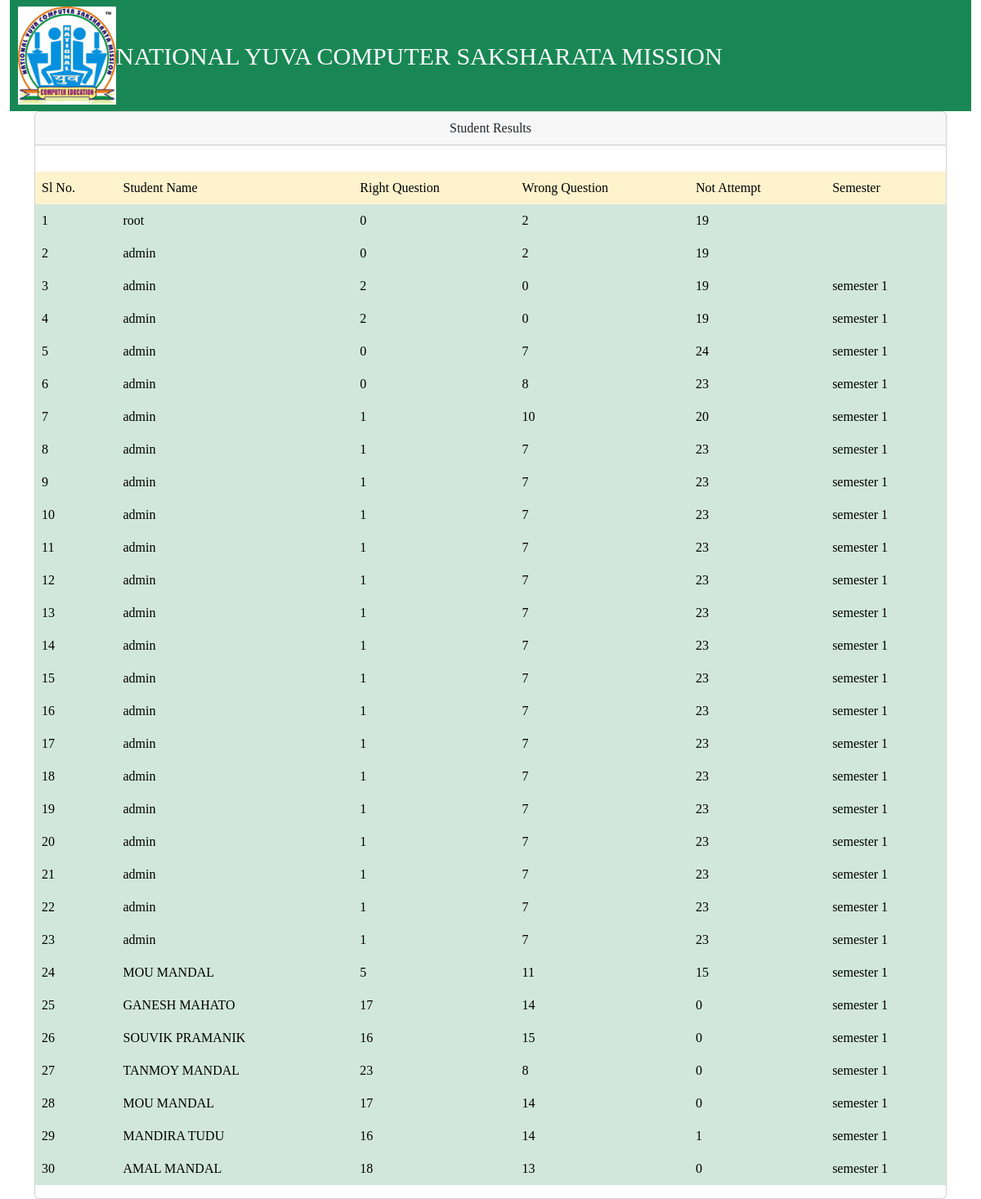
The page /admin/user_results.php on the database its author committed.
### tables this page shows
CREATE TABLE `result` (
  `id` int(11) NOT NULL,
  `user` varchar(200) NOT NULL,
  `rightis` int(11) NOT NULL,
  `worng` int(11) NOT NULL,
  `no_ans` int(11) NOT NULL,
  `sem` varchar(10) NOT NULL
);

### admin/user_results.php (the view, shortened to what this page needs)
<?php
include_once('connfig.php');
include_once('header.php');
$i = 1;
?>
<!DOCTYPE html>
<html lang="en">
<head>
</head>
<body>
	<div class="container">
		<div class="row">
			<div class="col-sm-12">
				<div class="card">
					<table class="table table-borderless">
					<div class="card-header">
						<center>Student Results </center>
							<tr class="table-warning"><td>Sl No.</td>
							<td>Student Name</td>
							<td>Right Question</td>
							<td>Wrong Question</td>
							<td>Not Attempt</td>
							<td>Semester</td>
							</tr>
						</div>
					<div class="card-body">
							<?php $qu = "SELECT * FROM result";
							$ru = mysqli_query($conn,$qu);
							while ($rows = mysqli_fetch_assoc($ru)) {
							?>
							<tr class="table-success"><td><?php echo $i++; ?></td>
							<td><?php echo $rows['user']; ?></td>
							<td><?php echo $rows['rightis']; ?></td>
							<td><?php echo $rows['worng']; ?></td>
							<td><?php echo $rows['no_ans']; ?></td>
							<td><?php echo $rows['sem']; ?></td></tr>
						<?php } ?>
						</div>
						</table>
					</div>
				</div>
			</div>
		</div>
</body>
</html>

### admin/header.php (style rules this page uses)
* { font-family: Apple Chancery; }

### rows shown on the page
result: user "root", rightis "0", worng "2", no_ans "19"
result: user "admin", rightis "0", worng "2", no_ans "19"
result: user "admin", rightis "2", worng "0", no_ans "19", sem "semester 1"
result: user "admin", rightis "2", worng "0", no_ans "19", sem "semester 1"
result: user "admin", rightis "0", worng "7", no_ans "24", sem "semester 1"
result: user "admin", rightis "0", worng "8", no_ans "23", sem "semester 1"
result: user "admin", rightis "1", worng "10", no_ans "20", sem "semester 1"
result: user "admin", rightis "1", worng "7", no_ans "23", sem "semester 1"
result: user "admin", rightis "1", worng "7", no_ans "23", sem "semester 1"
result: user "admin", rightis "1", worng "7", no_ans "23", sem "semester 1"
result: user "admin", rightis "1", worng "7", no_ans "23", sem "semester 1"
result: user "admin", rightis "1", worng "7", no_ans "23", sem "semester 1"
result: user "admin", rightis "1", worng "7", no_ans "23", sem "semester 1"
result: user "admin", rightis "1", worng "7", no_ans "23", sem "semester 1"
result: user "admin", rightis "1", worng "7", no_ans "23", sem "semester 1"
result: user "admin", rightis "1", worng "7", no_ans "23", sem "semester 1"
result: user "admin", rightis "1", worng "7", no_ans "23", sem "semester 1"
result: user "admin", rightis "1", worng "7", no_ans "23", sem "semester 1"
result: user "admin", rightis "1", worng "7", no_ans "23", sem "semester 1"
result: user "admin", rightis "1", worng "7", no_ans "23", sem "semester 1"
result: user "admin", rightis "1", worng "7", no_ans "23", sem "semester 1"
result: user "admin", rightis "1", worng "7", no_ans "23", sem "semester 1"
result: user "admin", rightis "1", worng "7", no_ans "23", sem "semester 1"
result: user "MOU MANDAL", rightis "5", worng "11", no_ans "15", sem "semester 1"
result: user "GANESH MAHATO", rightis "17", worng "14", no_ans "0", sem "semester 1"
result: user "SOUVIK PRAMANIK", rightis "16", worng "15", no_ans "0", sem "semester 1"
result: user "TANMOY MANDAL", rightis "23", worng "8", no_ans "0", sem "semester 1"
result: user "MOU MANDAL", rightis "17", worng "14", no_ans "0", sem "semester 1"
result: user "MANDIRA TUDU", rightis "16", worng "14", no_ans "1", sem "semester 1"
result: user "AMAL MANDAL", rightis "18", worng "13", no_ans "0", sem "semester 1"
